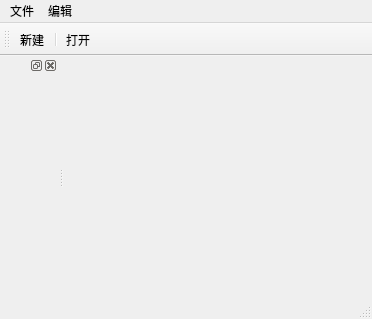
<?xml version="1.0" encoding="UTF-8"?>
<ui version="4.0">
 <class>MainWindow</class>
 <widget class="QMainWindow" name="MainWindow">
  <property name="geometry">
   <rect>
    <x>0</x>
    <y>0</y>
    <width>372</width>
    <height>319</height>
   </rect>
  </property>
  <property name="windowTitle">
   <string>MainWindow</string>
  </property>
  <widget class="QWidget" name="centralWidget"/>
  <widget class="QMenuBar" name="menuBar">
   <property name="geometry">
    <rect>
     <x>0</x>
     <y>0</y>
     <width>372</width>
     <height>26</height>
    </rect>
   </property>
   <widget class="QMenu" name="menu">
    <property name="title">
     <string>文件</string>
    </property>
    <addaction name="actionNew"/>
    <addaction name="separator"/>
    <addaction name="actionOpen"/>
   </widget>
   <widget class="QMenu" name="menu_2">
    <property name="title">
     <string>编辑</string>
    </property>
   </widget>
   <addaction name="menu"/>
   <addaction name="menu_2"/>
  </widget>
  <widget class="QToolBar" name="mainToolBar">
   <attribute name="toolBarArea">
    <enum>TopToolBarArea</enum>
   </attribute>
   <attribute name="toolBarBreak">
    <bool>true</bool>
   </attribute>
   <addaction name="actionNew"/>
   <addaction name="separator"/>
   <addaction name="actionOpen"/>
  </widget>
  <widget class="QStatusBar" name="statusBar"/>
  <widget class="QDockWidget" name="dockWidget">
   <property name="allowedAreas">
    <set>Qt::BottomDockWidgetArea|Qt::TopDockWidgetArea</set>
   </property>
   <attribute name="dockWidgetArea">
    <number>1</number>
   </attribute>
   <widget class="QWidget" name="dockWidgetContents">
    <widget class="QTextEdit" name="textEdit">
     <property name="geometry">
      <rect>
       <x>140</x>
       <y>20</y>
       <width>181</width>
       <height>161</height>
      </rect>
     </property>
    </widget>
   </widget>
  </widget>
  <action name="actionNew">
   <property name="text">
    <string>新建</string>
   </property>
  </action>
  <action name="actionOpen">
   <property name="text">
    <string>打开</string>
   </property>
  </action>
 </widget>
 <layoutdefault spacing="6" margin="11"/>
 <resources/>
 <connections/>
</ui>
